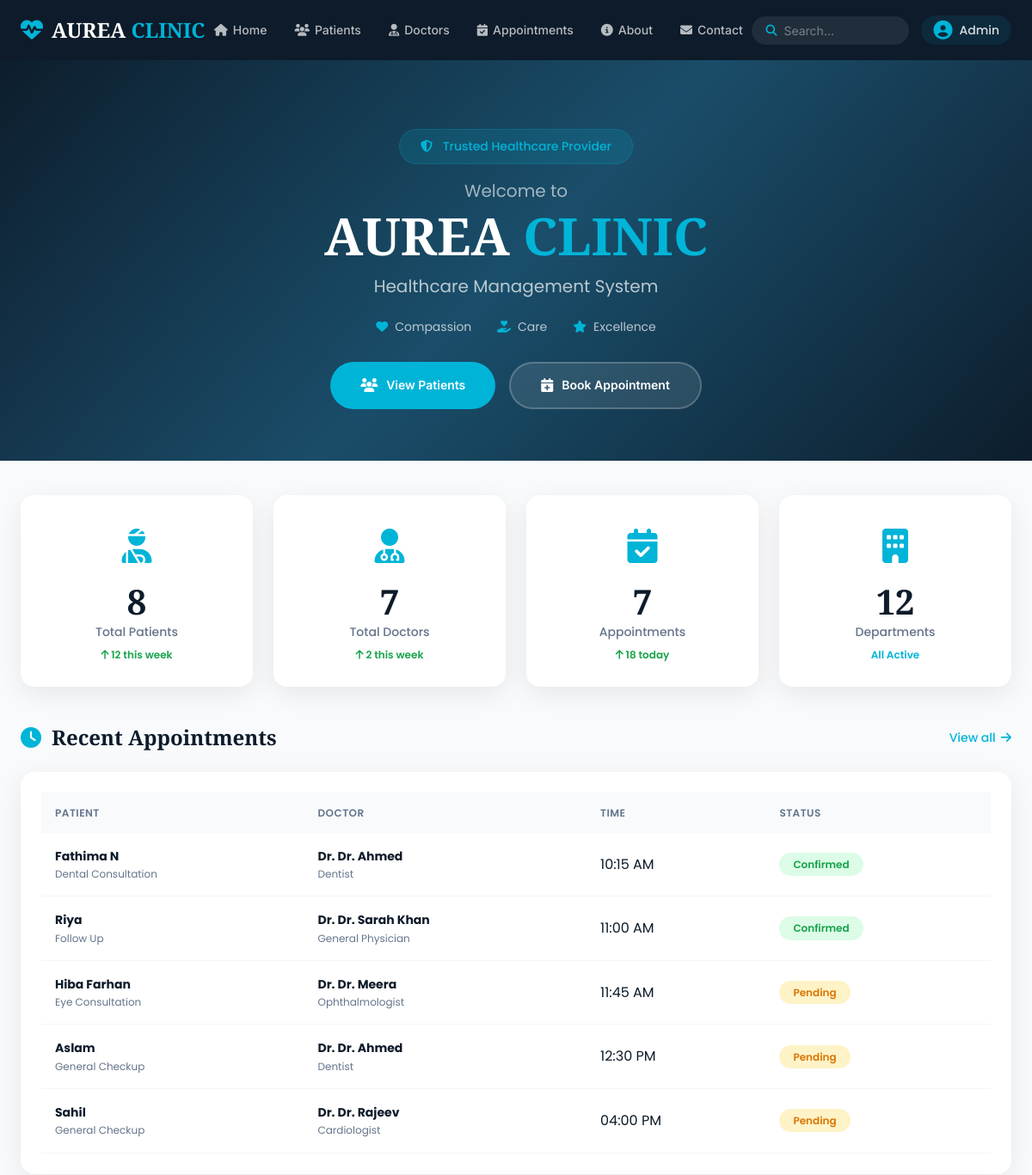
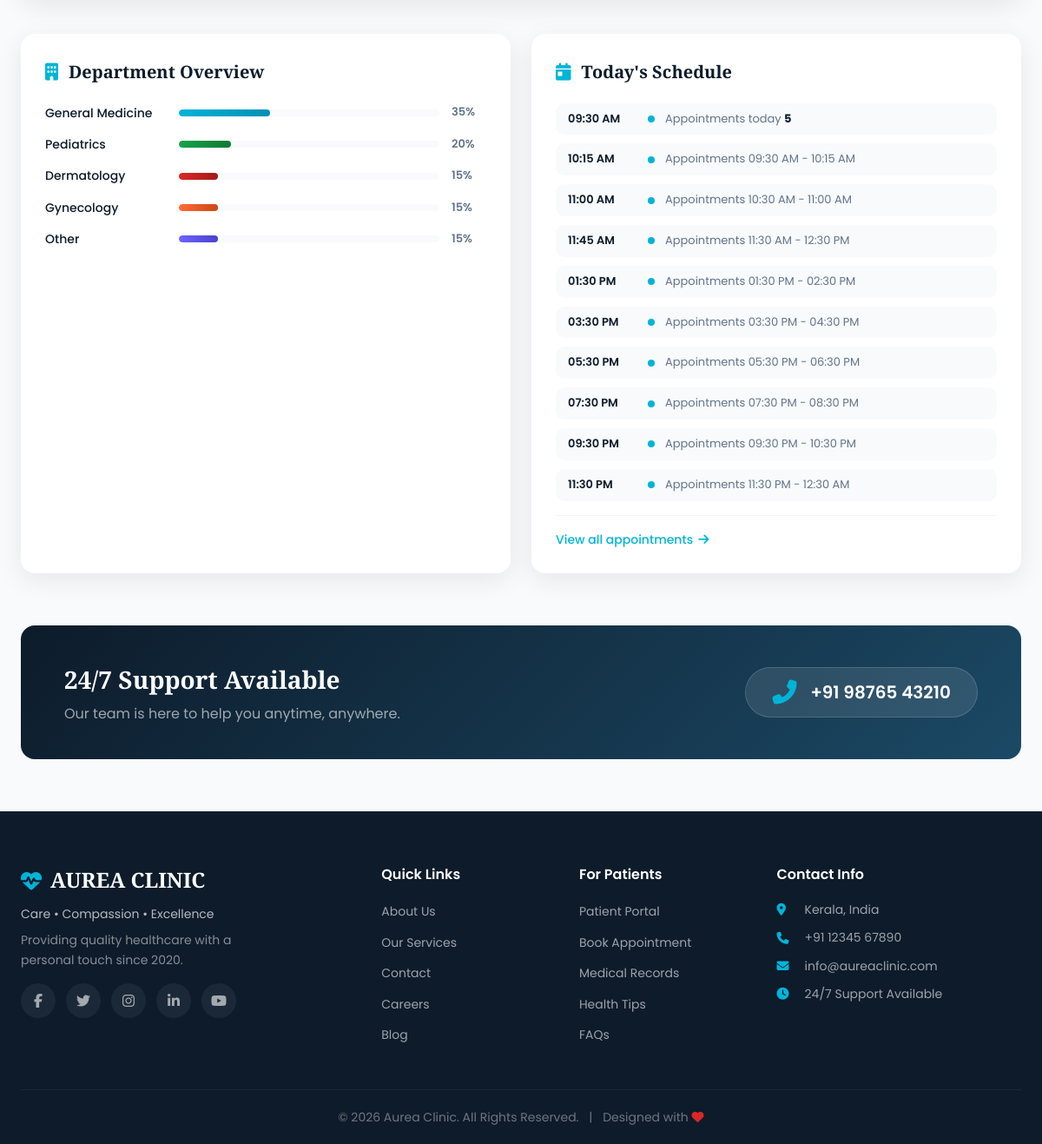
The page / on the database its author committed (2 pictures, top to bottom).
### appointments/models.py (models this page shows, shortened)
class Appointment(models.Model):
    STATUS_CHOICES = [
        ('Confirmed', 'Confirmed'),
        ('Pending', 'Pending'),
    ]
    patient = models.ForeignKey(Patient, on_delete=models.CASCADE)
    doctor = models.ForeignKey(Doctor, on_delete=models.CASCADE)
    date = models.DateField()
    time = models.TimeField()
    reason = models.CharField(max_length=200, blank=True)
    status = models.CharField(max_length=20, choices=STATUS_CHOICES, default='Pending')

### patients/models.py (models this page shows, shortened)
class Patient(models.Model):
    name = models.CharField(max_length=100)
    age = models.IntegerField()
    phone = models.CharField(max_length=15)
    disease = models.TextField()

### doctors/models.py (models this page shows, shortened)
class Doctor(models.Model):
    name = models.CharField(max_length=100)
    specialization = models.CharField(max_length=100)
    phone = models.CharField(max_length=15)
    email = models.EmailField()
    department = models.ForeignKey(
        Department,
        on_delete=models.CASCADE
    )

### patients/views.py (the view)
# urls.py: path('', views.home, name='home'),
def home(request):
    patients = Patient.objects.all()
    doctors = Doctor.objects.all()
    appointments = Appointment.objects.all()
    context = {
        'patients': patients,
        'doctors': doctors,
        'appointments': appointments,
        'total_patients': patients.count(),
        'total_doctors': doctors.count(),
        'total_appointments': appointments.count(),
    }
    return render(request, 'home.html', context)

### templates/home.html (shortened to what this page needs)
{% extends 'base.html' %}
{% load static %}
{% block content %}
<section class="hero-section">
    <div class="container">
        <div class="hero-content" data-aos="fade-up">
            <div class="hero-badge">
                <i class="fas fa-shield-alt"></i> Trusted Healthcare Provider
            </div>
            <h1>
                <span class="hero-subtitle">Welcome to</span>
                AUREA <span class="hero-accent">CLINIC</span>
            </h1>
            <p class="hero-text">Healthcare Management System</p>
            <div class="hero-tagline">
                <span><i class="fas fa-heart"></i> Compassion</span>
                <span><i class="fas fa-hand-holding-heart"></i> Care</span>
                <span><i class="fas fa-star"></i> Excellence</span>
            </div>
            <div class="hero-buttons">
    <a href="{% url 'patient_list' %}" class="btn btn-primary">
        <i class="fas fa-users"></i> View Patients
    </a>
    <a href="{% url 'appointment_list' %}" class="btn btn-secondary">
        <i class="fas fa-calendar-plus"></i> Book Appointment
    </a>
</div>
        </div>
    </div>
</section>
<section class="stats-section">
    <div class="container">
        <div class="stats-grid">
            <div class="stat-card" data-aos="fade-up" data-aos-delay="100">
                <div class="stat-icon"><i class="fas fa-user-injured"></i></div>
                <div class="stat-number">{{ total_patients }}</div>
                <div class="stat-label">Total Patients</div>
                <div class="stat-change positive"><i class="fas fa-arrow-up"></i> 12 this week</div>
            </div>
            <div class="stat-card" data-aos="fade-up" data-aos-delay="200">
                <div class="stat-icon"><i class="fas fa-user-md"></i></div>
                <div class="stat-number">{{ total_doctors }}</div>
                <div class="stat-label">Total Doctors</div>
                <div class="stat-change positive"><i class="fas fa-arrow-up"></i> 2 this week</div>
            </div>
            <div class="stat-card" data-aos="fade-up" data-aos-delay="300">
                <div class="stat-icon"><i class="fas fa-calendar-check"></i></div>
                <div class="stat-number">{{ total_appointments }}</div>
                <div class="stat-label">Appointments</div>
                <div class="stat-change positive"><i class="fas fa-arrow-up"></i> 18 today</div>
            </div>
            <div class="stat-card" data-aos="fade-up" data-aos-delay="400">
                <div class="stat-icon"><i class="fas fa-building"></i></div>
                <div class="stat-number">12</div>
                <div class="stat-label">Departments</div>
                <div class="stat-change active">All Active</div>
            </div>
        </div>
    </div>
</section>
<section class="dashboard-section">
    <div class="container">
        <div class="section-header" data-aos="fade-up">
            <h2><i class="fas fa-clock"></i> Recent Appointments</h2>
            <a href="{% url 'appointment_list' %}" class="view-all-link">View all <i class="fas fa-arrow-right"></i></a>
        </div>
        <div class="appointments-card" data-aos="fade-up">
            <div class="table-responsive">
                <table class="appointment-table">
                    <thead>
                        <tr>
                            <th>Patient</th>
                            <th>Doctor</th>
                            <th>Time</th>
                            <th>Status</th>
                        </tr>
                    </thead>
                    <tbody>
                        {% for appointment in appointments|slice:":5" %}
                        <tr>
                            <td>
                                <strong>{{ appointment.patient.name }}</strong>
                                <small>{{ appointment.reason|default:"General Checkup" }}</small>
                            </td>
                            <td>
                                <strong>Dr. {{ appointment.doctor.name }}</strong>
                                <small>{{ appointment.doctor.specialization }}</small>
                            </td>
                            <td>{{ appointment.time|time:"h:i A" }}</td>
                            <td>
                                <span class="status-badge {% if appointment.status == 'Confirmed' %}status-confirmed{% else %}status-pending{% endif %}">
                                    {{ appointment.status }}
                                </span>
                            </td>
                        </tr>
                        {% endfor %}
                    </tbody>
                </table>
            </div>
        </div>
    </div>
</section>
<section class="dashboard-section">
    <div class="container">
        <div class="two-column-grid">
            <div class="section-card" data-aos="fade-right">
                <h2 class="section-title"><i class="fas fa-building"></i> Department Overview</h2>
                <div class="department-list">
                    <div class="dept-item">
                        <span class="dept-name">General Medicine</span>
                        <div class="progress-bar">
                            <div class="progress" style="width:35%; background:linear-gradient(90deg,#00B4D8,#0090b3);"></div>
                        </div>
                        <span class="dept-percent">35%</span>
                    </div>
                    <div class="dept-item">
                        <span class="dept-name">Pediatrics</span>
                        <div class="progress-bar">
                            <div class="progress" style="width:20%; background:linear-gradient(90deg,#16A34A,#0f7a34);"></div>
                        </div>
                        <span class="dept-percent">20%</span>
                    </div>
                    <div class="dept-item">
                        <span class="dept-name">Dermatology</span>
                        <div class="progress-bar">
                            <div class="progress" style="width:15%; background:linear-gradient(90deg,#DC2626,#a31b1b);"></div>
                        </div>
                        <span class="dept-percent">15%</span>
                    </div>
                    <div class="dept-item">
                        <span class="dept-name">Gynecology</span>
                        <div class="progress-bar">
                            <div class="progress" style="width:15%; background:linear-gradient(90deg,#FF6B35,#cc4818);"></div>
                        </div>
                        <span class="dept-percent">15%</span>
                    </div>
                    <div class="dept-item">
                        <span class="dept-name">Other</span>
                        <div class="progress-bar">
                            <div class="progress" style="width:15%; background:linear-gradient(90deg,#6C63FF,#4a42cc);"></div>
                        </div>
                        <span class="dept-percent">15%</span>
                    </div>
                </div>
            </div>
            <div class="section-card" data-aos="fade-left">
                <h2 class="section-title"><i class="fas fa-calendar-day"></i> Today's Schedule</h2>
                <div class="schedule-list">
                    <div class="schedule-item">
                        <span class="schedule-time">09:30 AM</span>
                        <span class="schedule-dot"></span>
                        <span class="schedule-text">Appointments today <strong>5</strong></span>
                    </div>
                    <div class="schedule-item">
                        <span class="schedule-time">10:15 AM</span>
                        <span class="schedule-dot"></span>
                        <span class="schedule-text">Appointments 09:30 AM - 10:15 AM</span>
                    </div>
                    <div class="schedule-item">
                        <span class="schedule-time">11:00 AM</span>
                        <span class="schedule-dot"></span>
                        <span class="schedule-text">Appointments 10:30 AM - 11:00 AM</span>
                    </div>
                    <div class="schedule-item">
                        <span class="schedule-time">11:45 AM</span>
                        <span class="schedule-dot"></span>
                        <span class="schedule-text">Appointments 11:30 AM - 12:30 PM</span>
                    </div>
                    <div class="schedule-item">
                        <span class="schedule-time">01:30 PM</span>
                        <span class="schedule-dot"></span>
                        <span class="schedule-text">Appointments 01:30 PM - 02:30 PM</span>
                    </div>
                    <div class="schedule-item">
                        <span class="schedule-time">03:30 PM</span>
                        <span class="schedule-dot"></span>
                        <span class="schedule-text">Appointments 03:30 PM - 04:30 PM</span>
                    </div>
                    <div class="schedule-item">
                        <span class="schedule-time">05:30 PM</span>
                        <span class="schedule-dot"></span>
                        <span class="schedule-text">Appointments 05:30 PM - 06:30 PM</span>
                    </div>
                    <div class="schedule-item">
                        <span class="schedule-time">07:30 PM</span>
                        <span class="schedule-dot"></span>
                        <span class="schedule-text">Appointments 07:30 PM - 08:30 PM</span>
                    </div>
                    <div class="schedule-item">
                        <span class="schedule-time">09:30 PM</span>
                        <span class="schedule-dot"></span>
                        <span class="schedule-text">Appointments 09:30 PM - 10:30 PM</span>
                    </div>
                    <div class="schedule-item">
                        <span class="schedule-time">11:30 PM</span>
                        <span class="schedule-dot"></span>
                        <span class="schedule-text">Appointments 11:30 PM - 12:30 AM</span>
                    </div>
                </div>
                <div class="view-all">
                    <a href="{% url 'appointment_list' %}" class="view-all-link">View all appointments <i class="fas fa-arrow-right"></i></a>
                </div>
            </div>
        </div>
    </div>
</section>
<section class="cta-section" data-aos="fade-up">
    <div class="container">
        <div class="cta-content">
            <div class="cta-text">
                <h2>24/7 Support Available</h2>
                <p>Our team is here to help you anytime, anywhere.</p>
            </div>
            <div class="cta-contact">
                <i class="fas fa-phone-alt"></i>
                <span>+91 98765 43210</span>
            </div>
        </div>
    </div>
</section>
{% endblock %}

### rows shown on the page
Appointment: patient.name "Fathima N", reason "Dental Consultation", doctor.name "Dr. Ahmed", doctor.specialization "Dentist", time "10:15 AM", status "Confirmed"
Appointment: patient.name "Riya", reason "Follow Up", doctor.name "Dr. Sarah Khan", doctor.specialization "General Physician", time "11:00 AM", status "Confirmed"
Appointment: patient.name "Hiba Farhan", reason "Eye Consultation", doctor.name "Dr. Meera", doctor.specialization "Ophthalmologist", time "11:45 AM", status "Pending"
Appointment: patient.name "Aslam", reason "General Checkup", doctor.name "Dr. Ahmed", doctor.specialization "Dentist", time "12:30 PM", status "Pending"
Appointment: patient.name "Sahil", reason "General Checkup", doctor.name "Dr. Rajeev", doctor.specialization "Cardiologist", time "04:00 PM", status "Pending"

### other values the page prints
{{ total_patients }} "8"
{{ total_doctors }} "7"
{{ total_appointments }} "7"
